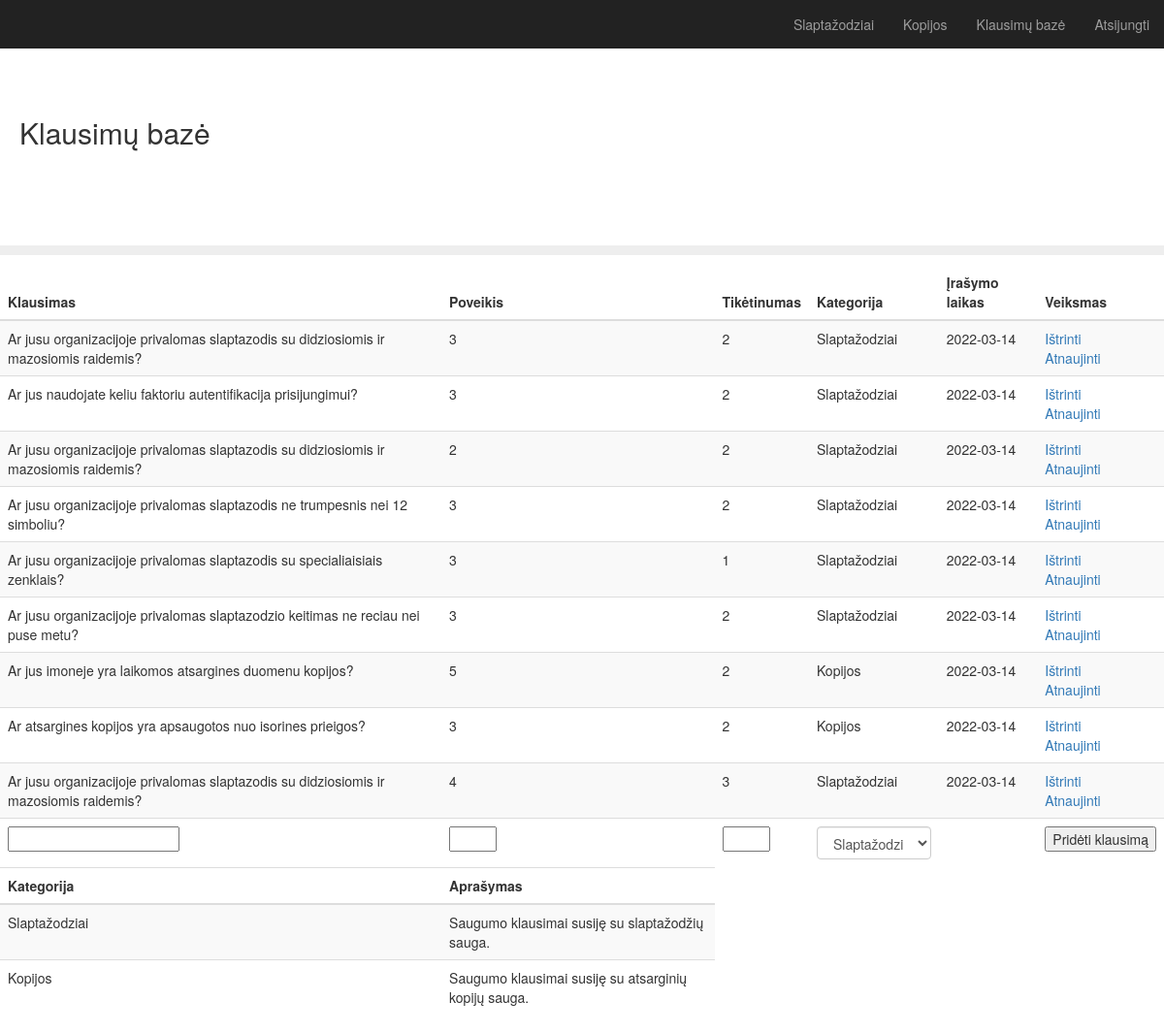
Page / (signed in) on the earlier database version.
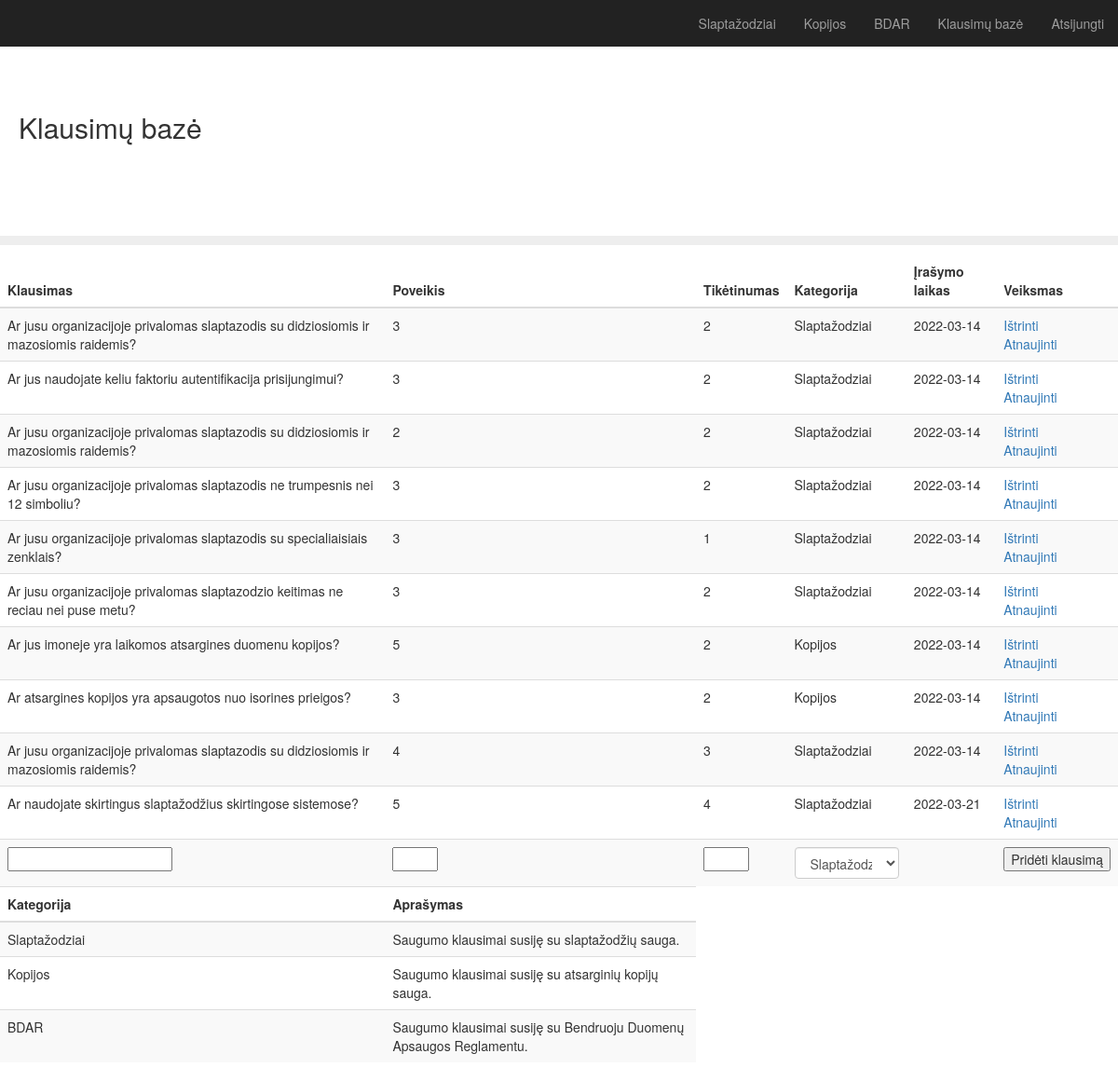
Same page on the later database version.
### app.py (models this page shows)
class Categories(db.Model):
    id = db.Column(db.Integer, primary_key=True)
    category = db.Column(db.String(25), nullable=False)
    description = db.Column(db.String(200), nullable=False)

class Question(db.Model):
    id = db.Column(db.Integer, primary_key=True)
    question = db.Column(db.String(200), nullable=False)
    impact = db.Column(db.Integer, nullable=False)
    likelihood = db.Column(db.Integer, nullable=False)
    category = db.Column(db.String(30), nullable=False)
    date_created = db.Column(db.DateTime, default=datetime.utcnow)

### app.py (the view)
@app.route('/', methods=['POST', 'GET'])
@login_required
def index():
    if request.method == 'POST':
        new_question = request.form['question']
        new_impact = request.form['impact']
        new_likelihood = request.form['likelihood']
        new_category = request.form['category']
        update = Question(question=new_question, impact=new_impact, likelihood=new_likelihood, category=new_category )
        try:
            db.session.add(update)
            db.session.commit()
            return redirect('/')
        except:
            return 'There was an issue adding your row'
    else:
        rows = Question.query.order_by(Question.date_created).all()
        categories = Categories.query.all()
        return render_template('index.html', rows=rows, categories=categories)

### app.py (called while the page is built)
@login_manager.user_loader
def load_user(user_id):
    return User.query.get(int(user_id))

### templates/index.html (shortened to what this page needs)
{% extends "bootstrap/base.html" %}
{% block styles %}
{{super()}}
<link rel="stylesheet" href="{{url_for('.static', filename='main.css')}}">
{% endblock %}
{% block content %}
    <nav class="navbar navbar-inverse navbar-fixed-top">
      <div class="container-fluid">
        <div id="navbar" class="navbar-collapse collapse">
          <ul class="nav navbar-nav navbar-right">
            {% for each in categories %}
            <li><a href="{{ url_for('survey',category=each.category) }}">{{each.category}}</a></li>
            {% endfor %}
            <li><a href="{{ url_for('index') }}">Klausimų bazė</a></li>
            <li><a href="{{ url_for('logout') }}">Atsijungti</a></li>
          </ul>
        </div>
      </div>
    </nav>
  <h2 class="sub-header">Klausimų bazė</h2>
          <div class="table-responsive">
            <table class="table table-striped">
              <thead>
                <tr>
                  <th>Klausimas</th>
                  <th>Poveikis</th>
                  <th>Tikėtinumas</th>
                  <th>Kategorija</th>
                  <th>Įrašymo laikas</th>
                  <th>Veiksmas</th>
                </tr>
              </thead>
              <tbody>
                {% for row in rows %}
                <tr>
                    <td>{{ row.question }}</td>
                    <td>{{ row.impact }}</td>
                    <td>{{ row.likelihood }}</td>
                    <td>{{ row.category }}</td>
                    <td>{{ row.date_created.date() }}</td>
                    <td>
                        <a href="/delete/{{row.id}}">Ištrinti</a>
                        <br>
                        <a href="/update/{{row.id}}">Atnaujinti</a>
                    </td>
                </tr>
            {% endfor %}
            <tr>
              <div class="form">
                  <form action="/" method="POST">
                      <td><input type="text" name="question" id="question"></td>
                      <td><input type="number" name="impact" id="impact" min="1" max="5" required></td>
                      <td><input type="number" name="likelihood" id="likelihood" min="1" max="5" required></td>
                      <td><select class="form-control" name="category">
                        {% for each in categories %}
                        <option value="{{each.category}}">{{each.category}}</option>
                        {% endfor %}
                      </select></td>
                      <td></td>
                      <td><input type="submit" value="Pridėti klausimą"></td>
                  </form>
              </div>
            </tr>
              </tbody>
              <thead>
                <tr>
                  <th>Kategorija</th>
                  <th>Aprašymas</th>
                </tr>
              </thead>
              <tbody>
                {% for each in categories %}
                <tr>
                    <td>{{ each.category }}</td>
                    <td>{{ each.description }}</td>
                    {% endfor %}
              </tbody>
{% endblock %}

### static/main.css (style rules this page uses)
body { padding-top: 50px; }
.sub-header { padding-top: 50px; padding-bottom: 100px; border-bottom: 10px solid #eee; padding-right: 20px; padding-left: 20px; }
.navbar-fixed-top { border: 0; }

Differences in the rows shown:
added Categories: category "BDAR", description "Saugumo klausimai susiję su Bendruoju Duomenų Apsaugos Reglamentu."
added Question: question "Ar naudojate skirtingus slaptažodžius skirtingose sistemose?", impact "5", likelihood "4", category "Slaptažodziai", date_created "2022-03-21"
